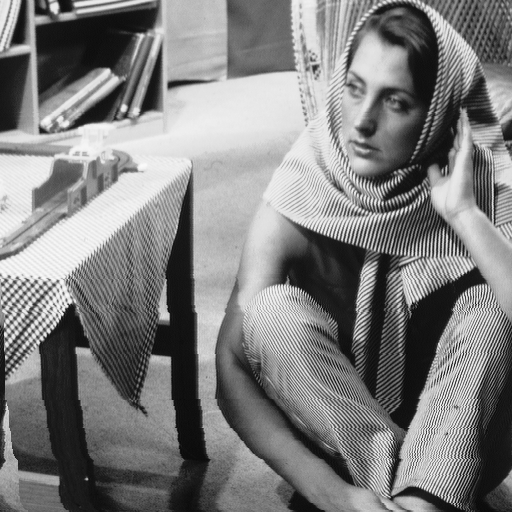
%> input picture HW2/HW2 test image.bmp, 512 x 512 px
$ octave HW2_b.m   (GNU Octave 9; MATLAB toolbox functions it lacks are replaced by stand-ins)
%> lines starting %> are read from the running program, lines starting %| are printed output that depends on the picture
clear all
close all
clc

%% Define filter
h_coe = [   0.852698679009;     0.377402855613;     -0.110624404418;    -0.023849465020;    0.037828455507];
g_coe = [   -0.788485616406;    0.418092273222;     0.040689417609;     -0.064538882629];
q_coe = [   0.788485616406;     0.418092273222;     -0.040689417609;    -0.064538882629];
p_coe = [   -0.852698679009;    0.377402855613;     0.110624404418;     -0.023849465020;    -0.037828455507];

% Symmetric Extension
h = Symmetric_Extension(h_coe);
g = Symmetric_Extension(g_coe);
q = Symmetric_Extension(q_coe);
p = Symmetric_Extension(p_coe);

% Read img
ori_img = double(imread('HW2 test image.bmp'));
%> ori_img: size 512x512 double; min 7, max 250, mean 126.6; mean of the top-left, top-right, bottom-left and bottom-right quarters 156.8, 139.4, 100.6, 109.5

%% DWT Level 1
[L_1, H_1]   = DWT_ROW(ori_img, h, g);
[LL_1, LH_1] = DWT_COL(L_1, h, g);
[HL_1, HH_1] = DWT_COL(H_1, h, g);
% DWT Level 2
[L_2, H_2]   = DWT_ROW(LL_1, h, g);
[LL_2, LH_2] = DWT_COL(L_2, h, g);
[HL_2, HH_2] = DWT_COL(H_2, h, g);
% DWT Level 3
[L_3, H_3]   = DWT_ROW(LL_2, h, g);
[LL_3, LH_3] = DWT_COL(L_3, h, g);
[HL_3, HH_3] = DWT_COL(H_3, h, g);

% Combine
DWT_result = [[[LL_3 HL_3; LH_3 HH_3] HL_2;
                LH_2 HH_2] HL_1;
                LH_1 HH_1];

%% Reconstruction
% IDWT Level-3
Rec_L_3     = IDWT_COL(LL_3, LH_3, q, p);
Rec_H_3     = IDWT_COL(HL_3, HH_3, q, p);
Rec_LL_2    = IDWT_ROW(Rec_L_3, Rec_H_3, q, p);
% IDWT Level-2
Rec_L_2     = IDWT_COL(Rec_LL_2, LH_2, q, p);
Rec_H_2     = IDWT_COL(HL_2, HH_2, q, p);
Rec_LL_1    = IDWT_ROW(Rec_L_2, Rec_H_2, q, p);
% IDWT Level-1
Rec_L_1     = IDWT_COL(Rec_LL_1, LH_1, q, p);
Rec_H_1     = IDWT_COL(HL_1, HH_1, q, p);
Rec_img_a   = IDWT_ROW(Rec_L_1, Rec_H_1, q, p);

% IDWT Level-1 (setting HL1 LH1 HH1 to zero)
Rec_L_1_    = IDWT_COL(Rec_LL_1, zeros(size(LH_1)), q, p);
Rec_H_1_    = IDWT_COL(zeros(size(HL_1)), zeros(size(HH_1)), q, p);
Rec_img_b   = IDWT_ROW(Rec_L_1_, Rec_H_1_, q, p);

% Calaulate PSNR
PSNR_a = PSNR(ori_img, Rec_img_a, 8);
PSNR_b = PSNR(ori_img, Rec_img_b, 8);

disp(['PSNR a: ',num2str(PSNR_a) ,' dB']);
disp(['PSNR b: ',num2str(PSNR_b) ,' dB']);

%% Plot
% Original image
figure('Name','Original Image');
imshow(mat2gray(ori_img));
title('Original Image');

% 3-level DWT
figure('Name','3-Level DWT');
Plot_DWT = mat2gray(DWT_result);
% add lines
num_levels = 3;
for level = 1:num_levels
    region_size = 512 / (2^(level-1));
    Plot_DWT(1:region_size, round(region_size/2)) = 1; % Vertical line
    Plot_DWT(round(region_size/2), 1:region_size) = 1; % Horizontal line
end
imshow(Plot_DWT);
title('3-Level DWT');

% Synthesis A image
figure('Name','Synthesis Image A');
imshow(mat2gray(Rec_img_a));
title('Synthesis Image A');

% Synthesis B image(se HL1 LH1 HH1 to zero)
figure('Name','Synthesis Image B');
imshow(mat2gray(Rec_img_b));
title('Synthesis Image B');

%% Function
% Symmetric Extension
function extended_data = Symmetric_Extension(data)
    Recersed_data = flipud(data);
    trimmed_data = data(2:end);
    extended_data = [Recersed_data; trimmed_data];
end

% Filter
function y = Filter(x, w)
	if iscolumn(x), x = x'; end
	if iscolumn(w), w = w'; end
	N = size(x, 2);
	M = size(w, 2);
	L = fix( M/ 2);
	temp = conv(w, [x(L+1:-1:2), x, x(N-1:-1:N-L)]);
	y = temp(M : M+N-1);
end

% ROW-wise DWT
function [L, H] = DWT_ROW(img, L_Filter, H_Filter)
	[row, col] = size(img);
%> row = 512; col = 512
	L = zeros(row, col);
	H = zeros(row, col);
	for i = 1: row
		L(i,:) = Filter(img(i,:), L_Filter);
		H(i,:) = Filter(img(i,:), H_Filter);
	end
	% Down Sample
	L = L(:, 1:2:end); % Keep Odd
%> L: size 512x256 double
	H = H(:, 2:2:end); % Keep Even
%> H: size 512x256 double
end

% COL-wise DWT
function [L, H] = DWT_COL(img, L_Filter, H_Filter)
	[row, col] = size(img);
%> col = 256
	L = zeros(row, col);
	H = zeros(row, col);
	for i = 1: col
		L(:,i) = Filter(img(:,i), L_Filter)';
		H(:,i) = Filter(img(:,i), H_Filter)';
	end
	% Down Sample
	L = L(1:2:end, :); % Keep Odd
%> L: size 256x256 double
	H = H(2:2:end, :); % Keep Even
%> H: size 256x256 double
%> after the loop in DWT_COL (call 6), `for i = 1: col`:
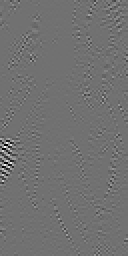
%> H: size 128x64 double (shown 2 times larger); min -455.8, max 568.5, mean 0; drawn with min black and max white
%> after the loop in DWT_COL (call 6), `for i = 1: col`:
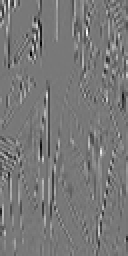
%> L: size 128x64 double (shown 2 times larger); min -477.7, max 530.9, mean -0.1; drawn with min black and max white
%> in DWT_COL (call 6), `H = H(2:2:end, :);`:
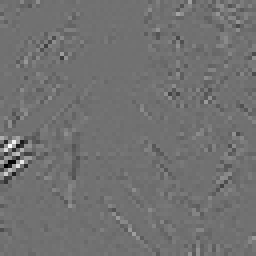
%> H: size 64x64 double (shown 4 times larger); min -455.8, max 568.5, mean -0.1; drawn with min black and max white
%> `DWT_result = [[[LL_3 HL_3; LH_3 HH_3] HL_2; LH_2 HH_2] HL_1; LH_1 HH_1];`:
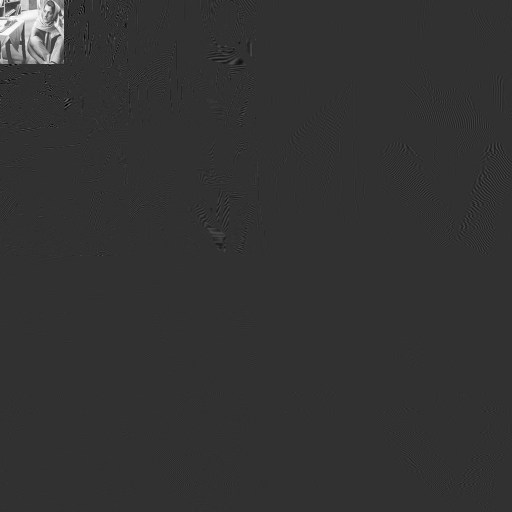
%> DWT_result: size 512x512 double; min -468.3, max 1951.3, mean 15.9; drawn with min black and max white
end

% ROW-wise IDWT
function img = IDWT_ROW(L, H, L_Filter, H_Filter)
	[row, col] = size([L H]);
	% up sample
	Ext_L = zeros(row, col);
	Ext_H = zeros(row, col);
	Ext_L(:, 1:2:end) = L; % keep odd
	Ext_H(:, 2:2:end) = H; % keep even
	for i = 1: row
		Ext_L(i,:) = Filter(Ext_L(i,:), L_Filter);
		Ext_H(i,:) = Filter(Ext_H(i,:), H_Filter);
	end
	img = Ext_L + Ext_H;
end

% COL-wise IDWT
function img = IDWT_COL(L, H, L_Filter, H_Filter)
	[row, col] = size([L; H]);
	% Up Sample
	Ext_L = zeros(row, col);
%> Ext_L: size 128x64 double; every value is 0
	Ext_H = zeros(row, col);
	Ext_L(1:2:end, :) = L; % Keep Odd
	Ext_H(2:2:end, :) = H; % Keep Even
	for i = 1: col
		Ext_L(:,i) = Filter(Ext_L(:,i), L_Filter)';
		Ext_H(:,i) = Filter(Ext_H(:,i), H_Filter)';
	end
%> this loop made 64 passes
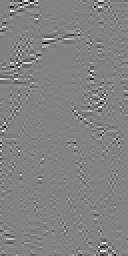
%> Ext_H: size 128x64 double (shown 2 times larger); min -359.5, max 342.8, mean -0.1; drawn with min black and max white
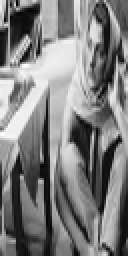
%> Ext_L: size 128x64 double (shown 2 times larger); min 13.09, max 1429.1, mean 717.9; drawn with min black and max white
	img = Ext_L + Ext_H;
%> the loop in IDWT_COL (call 2), `for i = 1: col` made 64 passes
%> after the loop in IDWT_COL (call 2), `for i = 1: col`:
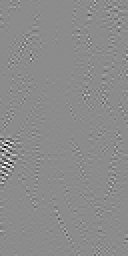
%> Ext_H: size 128x64 double (shown 2 times larger); min -460.7, max 377.5, mean 0; drawn with min black and max white
%> the loop in IDWT_ROW, `for i = 1: row` made 128 passes
end

% PSNR
function DWT_result = PSNR(ori_img, Rec_img, nbit)
%| PSNR a: 234.2033 dB
%| PSNR b: 23.2903 dB
	MSE = mean((Rec_img(:) - ori_img(:)).^2);
	MAXI = 2^nbit - 1;
	DWT_result = 10 * log10((MAXI^2) / MSE);
end
